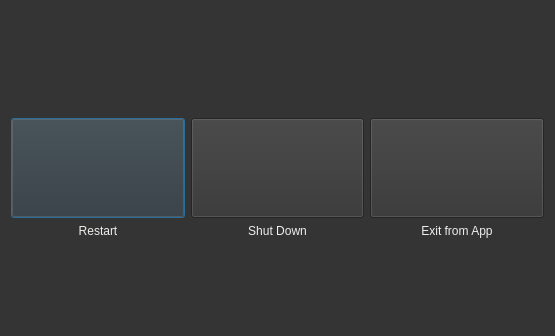
<?xml version="1.0" encoding="UTF-8"?>
<ui version="4.0">
 <class>Dialog</class>
 <widget class="QDialog" name="Dialog">
  <property name="geometry">
   <rect>
    <x>0</x>
    <y>0</y>
    <width>555</width>
    <height>336</height>
   </rect>
  </property>
  <property name="windowTitle">
   <string>Dialog</string>
  </property>
  <property name="styleSheet">
   <string notr="true">background-color: rgb(52, 52, 52);</string>
  </property>
  <layout class="QGridLayout" name="gridLayout_3">
   <item row="0" column="0">
    <layout class="QGridLayout" name="gridLayout_2">
     <item row="1" column="0">
      <layout class="QHBoxLayout" name="horizontalLayout_6">
       <item>
        <widget class="QPushButton" name="buttonRestart">
         <property name="enabled">
          <bool>true</bool>
         </property>
         <property name="sizePolicy">
          <sizepolicy hsizetype="Preferred" vsizetype="Preferred">
           <horstretch>0</horstretch>
           <verstretch>0</verstretch>
          </sizepolicy>
         </property>
         <property name="text">
          <string/>
         </property>
         <property name="icon">
          <iconset>
           <normaloff>New folder/restart.png</normaloff>New folder/restart.png</iconset>
         </property>
         <property name="iconSize">
          <size>
           <width>40</width>
           <height>40</height>
          </size>
         </property>
         <property name="flat">
          <bool>false</bool>
         </property>
        </widget>
       </item>
       <item>
        <widget class="QPushButton" name="buttonShutDown">
         <property name="enabled">
          <bool>true</bool>
         </property>
         <property name="sizePolicy">
          <sizepolicy hsizetype="Preferred" vsizetype="Preferred">
           <horstretch>0</horstretch>
           <verstretch>0</verstretch>
          </sizepolicy>
         </property>
         <property name="text">
          <string/>
         </property>
         <property name="icon">
          <iconset>
           <normaloff>New folder/power-on(1).png</normaloff>New folder/power-on(1).png</iconset>
         </property>
         <property name="iconSize">
          <size>
           <width>40</width>
           <height>40</height>
          </size>
         </property>
        </widget>
       </item>
       <item>
        <widget class="QPushButton" name="burronCloseApp">
         <property name="sizePolicy">
          <sizepolicy hsizetype="Preferred" vsizetype="Preferred">
           <horstretch>0</horstretch>
           <verstretch>0</verstretch>
          </sizepolicy>
         </property>
         <property name="text">
          <string/>
         </property>
         <property name="icon">
          <iconset>
           <normaloff>New folder/exit(1).png</normaloff>New folder/exit(1).png</iconset>
         </property>
         <property name="iconSize">
          <size>
           <width>40</width>
           <height>40</height>
          </size>
         </property>
        </widget>
       </item>
      </layout>
     </item>
     <item row="2" column="0">
      <layout class="QHBoxLayout" name="horizontalLayout">
       <item>
        <widget class="QLabel" name="label">
         <property name="sizePolicy">
          <sizepolicy hsizetype="Preferred" vsizetype="Preferred">
           <horstretch>0</horstretch>
           <verstretch>0</verstretch>
          </sizepolicy>
         </property>
         <property name="styleSheet">
          <string notr="true">color: rgb(238, 238, 236);</string>
         </property>
         <property name="text">
          <string>Restart</string>
         </property>
         <property name="alignment">
          <set>Qt::AlignHCenter|Qt::AlignTop</set>
         </property>
        </widget>
       </item>
       <item>
        <widget class="QLabel" name="label_2">
         <property name="sizePolicy">
          <sizepolicy hsizetype="Preferred" vsizetype="Preferred">
           <horstretch>0</horstretch>
           <verstretch>0</verstretch>
          </sizepolicy>
         </property>
         <property name="styleSheet">
          <string notr="true">color: rgb(238, 238, 236);</string>
         </property>
         <property name="text">
          <string>Shut Down</string>
         </property>
         <property name="alignment">
          <set>Qt::AlignHCenter|Qt::AlignTop</set>
         </property>
        </widget>
       </item>
       <item>
        <widget class="QLabel" name="label_3">
         <property name="sizePolicy">
          <sizepolicy hsizetype="Preferred" vsizetype="Preferred">
           <horstretch>0</horstretch>
           <verstretch>0</verstretch>
          </sizepolicy>
         </property>
         <property name="styleSheet">
          <string notr="true">color: rgb(238, 238, 236);</string>
         </property>
         <property name="text">
          <string>Exit from App</string>
         </property>
         <property name="alignment">
          <set>Qt::AlignHCenter|Qt::AlignTop</set>
         </property>
        </widget>
       </item>
      </layout>
     </item>
     <item row="0" column="0">
      <layout class="QHBoxLayout" name="horizontalLayout_2">
       <item>
        <widget class="QLabel" name="label_4">
         <property name="text">
          <string/>
         </property>
        </widget>
       </item>
       <item>
        <spacer name="horizontalSpacer_3">
         <property name="orientation">
          <enum>Qt::Horizontal</enum>
         </property>
         <property name="sizeType">
          <enum>QSizePolicy::Expanding</enum>
         </property>
         <property name="sizeHint" stdset="0">
          <size>
           <width>40</width>
           <height>20</height>
          </size>
         </property>
        </spacer>
       </item>
       <item>
        <widget class="QPushButton" name="buttonNo">
         <property name="sizePolicy">
          <sizepolicy hsizetype="Preferred" vsizetype="Minimum">
           <horstretch>0</horstretch>
           <verstretch>0</verstretch>
          </sizepolicy>
         </property>
         <property name="minimumSize">
          <size>
           <width>0</width>
           <height>0</height>
          </size>
         </property>
         <property name="text">
          <string/>
         </property>
         <property name="icon">
          <iconset>
           <normaloff>New folder/remove.png</normaloff>New folder/remove.png</iconset>
         </property>
         <property name="iconSize">
          <size>
           <width>40</width>
           <height>40</height>
          </size>
         </property>
         <property name="flat">
          <bool>true</bool>
         </property>
        </widget>
       </item>
      </layout>
     </item>
    </layout>
   </item>
  </layout>
 </widget>
 <resources/>
 <connections/>
</ui>
